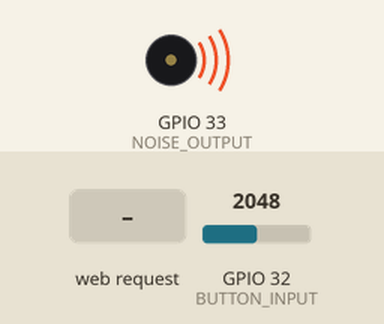
Bench run of a sketch on a simulated ESP32. On the bench: buzzer (waves = sounding). Inputs (shaded band) come from the test bench; at power-on: GPIO 32 (BUTTON_INPUT) = 2048. WiFi joins after 1.5 s; servers stay silent unless stated; what the sketch prints to the serial monitor is not drawn.

Above: at 2.7 s.
2.8 s: GPIO 32 (BUTTON_INPUT) set to 728
6.3 s: GPIO 32 (BUTTON_INPUT) set to 636
At 7.5 s:
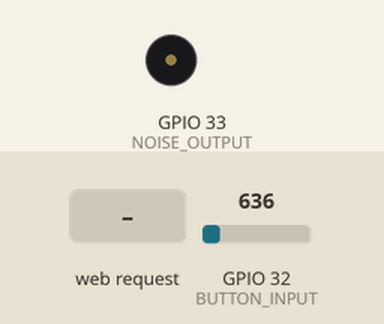
8.0 s: HTTP request GET /600 received
At 9.2 s:
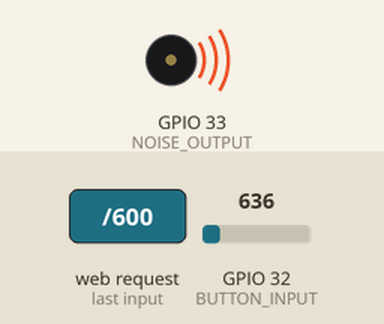
9.5 s: GPIO 32 (BUTTON_INPUT) set to 740
At 11.3 s:
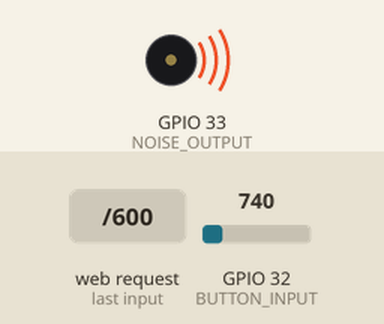
13.6 s: GPIO 32 (BUTTON_INPUT) set to 660
At 16.0 s:
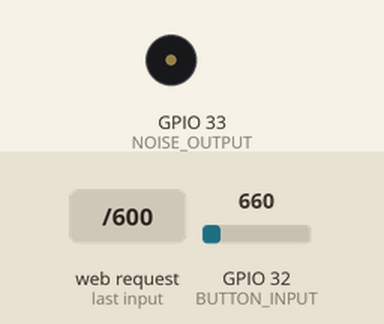
Timing chart, 0 to 17.0 s (numbered marks = the images above; inputs shaded):
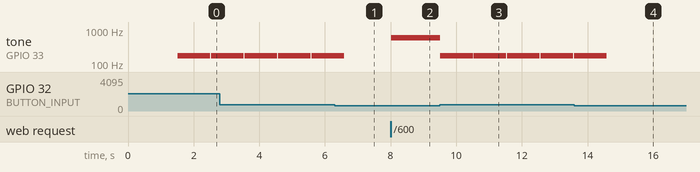

The sketch:

wifiXphysical_synth.ino
```cpp
#include <WiFi.h>
#include <regex>
#include <string>

#define BUTTON_INPUT 32
#define NOISE_OUTPUT 33
#define LEDC_RESOLUTION 8

SemaphoreHandle_t play_freq_mutex;

const char *ssid = "";
const char *password = "";

NetworkServer server(80);

// HTTP headers always start with a response code (e.g. HTTP/1.1 200 OK) and a content-type so the client knows what's coming, then a blank line
const char *html = R""""(
HTTP/1.1 200 OK
Content-type:text/html

<!DOCTYPE html>
<html>
<head>
  <title>Remote Synthesizer</title>
  <style>
    body { text-align: center; font-family: Arial, sans-serif; }
    button { background-color: slateblue; color: white; border: none; width: 50px; height: 30px; }
    button:hover { background-color: darkslateblue; }
    button:active { background-color: mediumslateblue; }
  </style>
</head>
<body>
  <h1>Remote Synthesizer</h1>
  <p>
    <a href="/600"><button>600</button></a>
    <a href="/500"><button>500</button></a>
    <a href="/400"><button>400</button></a>
    <a href="/300"><button>300</button></a>
    <a href="/200"><button>200</button></a>
    <a href="/100"><button>100</button></a>
    <a href="/0"><button>0</button></a>
  </p>
</body>
</html>

)"""";

void play_freq(int freq) {
  ledcWriteTone(NOISE_OUTPUT, freq);
}

void handle_web_connection_task(void *param) {
  std::regex regex(R"(GET /(\d{3}) )");
  std::string currentLine;
  int remote_freq;

  while (1) {
    NetworkClient client = server.accept();  // listen for incoming clients
    if (client) {
      Serial.println("New Client.");  // print a message out the serial port
      currentLine = "";               // hold incoming data from the client

      while (client.connected()) {
        if (client.available()) {   // if there's bytes to read from the client
          char c = client.read();
          Serial.write(c);

          if (c == '\n') {
            // if the current line is blank, then you just got two newline characters in a row
            // this signifies the end of the client HTTP request, so send a response
            if (currentLine.length() == 0) {
              client.println(html);
              break;
            }
            else {
              std::smatch match;
              if (std::regex_search(currentLine, match, regex) && xSemaphoreTake(play_freq_mutex, portMAX_DELAY)) {
                remote_freq = std::stoi(match[1]);
                play_freq(remote_freq);
                Serial.printf("Web tone: %d Hz\n", remote_freq);
                xSemaphoreGive(play_freq_mutex);
              }
              currentLine = "";
            }
          }
          else if (c != '\r') {
            currentLine += c;
          }
        }
      }

      // close the connection:
      client.stop();
      Serial.println("Client Disconnected.");
    }
    vTaskDelay(20 / portTICK_PERIOD_MS); // yield to processor
  }
}

void handle_buttons_io_task(void *param) {
  uint16_t val;
  int local_freq;

  while (1) {
    val = analogRead(BUTTON_INPUT);

    if (val > 3500) {        // top btn
      local_freq = 550;
    }
    else if (val > 2500) {   // middle btn
      local_freq = 400;
    }
    else if (val > 700) {    // bottom btn
      local_freq = 175;
    }
    else {
      local_freq = 0;
    }

    if (local_freq != 0 && xSemaphoreTake(play_freq_mutex, portMAX_DELAY)) {
      play_freq(local_freq);
      delay(1000);
      play_freq(0);
      xSemaphoreGive(play_freq_mutex);
    }

    vTaskDelay(20 / portTICK_PERIOD_MS); // yield to processor
  }
}

void setup() {
  Serial.begin(9600);
  Serial.println("Serial is online");

  play_freq_mutex = xSemaphoreCreateMutex();
  if (play_freq_mutex == NULL) {
    Serial.println("Failed to create mutex");
    while (1); // halt if mutex creation fails
  }

  pinMode(BUTTON_INPUT, INPUT);

  // attach pin to PWM (automatic channel assignment)
  ledcAttach(NOISE_OUTPUT, 1000, LEDC_RESOLUTION); // !! do NOT  pinMode() for NOISE_OUTPUT. do ledcAttach instead. => don't use pinMode with PWM pins

  delay(10);

  // connect to WiFi
  Serial.println();
  Serial.print("Connecting to ");
  Serial.println(ssid);

  WiFi.begin(ssid, password);

  while (WiFi.status() != WL_CONNECTED) {
    delay(500);
    Serial.print(".");
  }

  Serial.println("");
  Serial.println("WiFi connected.");
  Serial.println("IP address: ");
  Serial.println(WiFi.localIP());

  server.begin();

  xTaskCreatePinnedToCore(handle_web_connection_task, "WebTask", 8192, NULL, 1, NULL, 0);
  xTaskCreatePinnedToCore(handle_buttons_io_task, "ButtonsIOTask", 2048, NULL, 1, NULL, 1);
}

void loop() {}
```

Measured:
- the behaviour switches between 701 and 700 on GPIO 32 (BUTTON_INPUT) (found by bisection; images 0 and 1)
- after the input at 6.3 s, tone on GPIO 33 (NOISE_OUTPUT): goes on until 6.6 s, then stays silent
- after the input at 8.0 s, tone on GPIO 33 (NOISE_OUTPUT): silent → 600 Hz at once
- after the input at 9.5 s, tone on GPIO 33 (NOISE_OUTPUT): alternates 175 Hz for 1.0 s and silent for 0.02 s, starting at once
- after the input at 13.6 s, tone on GPIO 33 (NOISE_OUTPUT): goes on until 14.6 s, then stays silent
- by itself, tone on GPIO 33 (NOISE_OUTPUT): alternates 175 Hz for 1.0 s and silent for 0.02 s
